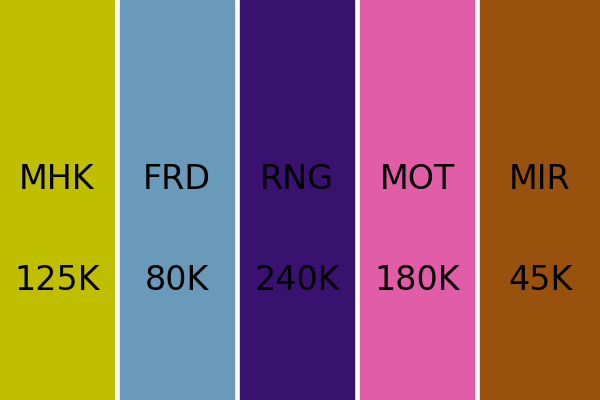

Here is the Python script that generated this plot:
import matplotlib.pyplot as plt
import matplotlib.patches as patches
from PIL import Image

left, width = 0.0, .19
bottom, height = 0, 1
right = left + width
top = 1

fig = plt.figure(figsize=(6, 4))
ax = fig.add_axes([0, 0, 1, 1])  # Left, Bottom, Width, Height

for item in [fig, ax]:
    item.patch.set_visible(False)
    fig.patch.set_visible(False)
    ax.axis('off')

p = patches.Rectangle(
    (left, bottom), width, height,
    color='y'
)
ax.add_patch(p)


kpi_label = 'MHK'
retuen_p = '125K'
ax.text(.5 * (left + right), .55 * (bottom + top), kpi_label,
        ha='center', va='center',
        fontsize=24, color='black',
        transform=ax.transAxes)
ax.text(.5 * (left + right), .3 * (bottom + top), retuen_p,
        ha='center', va='center',
        fontsize=24, color='black',
        transform=ax.transAxes)

left, width = .20, .19
bottom, height = .0, 1
right = left + width
top = 1

p = patches.Rectangle(
    (left, bottom), width, height,
    color='#6a9aba'
)
ax.add_patch(p)

kpi_label2 = 'FRD'
retuen_p2 = '80K'
ax.text(.5 * (left + right), .55 * (bottom + top), kpi_label2,
        ha='center', va='center',
        fontsize=24, color='black',
        transform=ax.transAxes)
ax.text(.5 * (left + right), .3 * (bottom + top), retuen_p2,
        ha='center', va='center',
        fontsize=24, color='black',
        transform=ax.transAxes)

left, width = .40, .19
bottom, height = .0, 1
right = left + width
top = 1

p = patches.Rectangle(
    (left, bottom), width, height,
    color='#39116e'
)
ax.add_patch(p)

kpi_label3 = 'RNG'
retuen_p3 = '240K'
ax.text(.5 * (left + right), .55 * (bottom + top), kpi_label3,
        ha='center', va='center',
        fontsize=24, color='black',
        transform=ax.transAxes)
ax.text(.5 * (left + right), .3 * (bottom + top), retuen_p3,
        ha='center', va='center',
        fontsize=24, color='black',
        transform=ax.transAxes)

left, width = .60, .19
bottom, height = .0, 1
right = left + width
top = 1

p = patches.Rectangle(
    (left, bottom), width, height,
    color='#e15da7'
)
ax.add_patch(p)

kpi_label4 = 'MOT'
retuen_p4 = '180K'
ax.text(.5 * (left + right), .55 * (bottom + top), kpi_label4,
        ha='center', va='center',
        fontsize=24, color='black',
        transform=ax.transAxes)
ax.text(.5 * (left + right), .3 * (bottom + top), retuen_p4,
        ha='center', va='center',
        fontsize=24, color='black',
        transform=ax.transAxes)

left, width = .80, .20
bottom, height = .0, 1
right = left + width
top = 1

p = patches.Rectangle(
    (left, bottom), width, height,
    color='#98520d'
)
ax.add_patch(p)

kpi_label5 = 'MIR'
retuen_p5 = '45K'
ax.text(.5 * (left + right), .55 * (bottom + top), kpi_label5,
        ha='center', va='center',
        fontsize=24, color='Black',
        transform=ax.transAxes)
ax.text(.5 * (left + right), .3 * (bottom + top), retuen_p5,
        ha='center', va='center',
        fontsize=24, color='Black',
        transform=ax.transAxes)
plt.savefig('Assignment8.png')

img1 = Image.open("D:/Python/New training/Day2/day_2/Assignment8.png")
img2 = Image.open("D:/Python/New training/Day2/day_2/task.png")

width, height = img1.size
imageSize = Image.new('RGB', (1200, 800))
imageSize.paste(img1, (0, 0))
imageSize.paste(img2, (0, height))

imageSize.save("Assignment Join Image.png")
print("Two Image Join Success")
print('Complete')
img = Image.open("D:/Python/New training/Day2/day_2/Two Join Image.png")
img.show()



